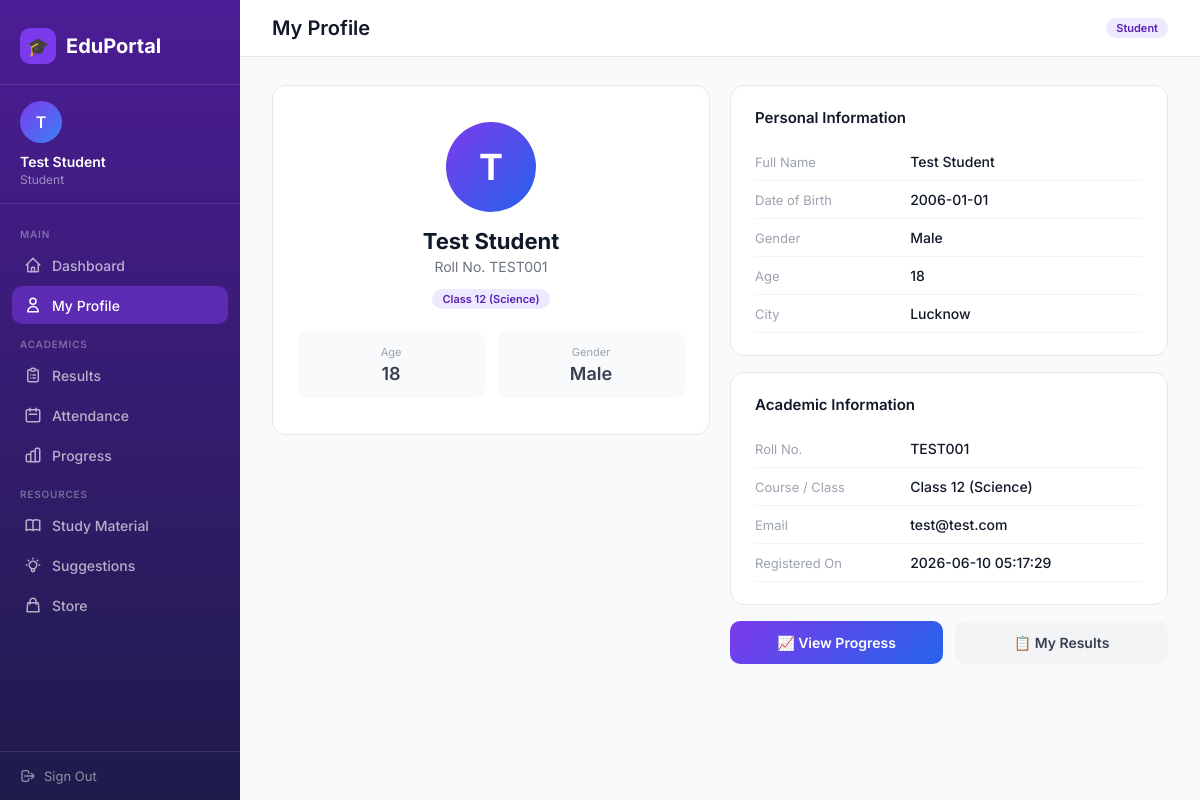
Page /profile (signed in) on the committed database.
### tables this page shows
CREATE TABLE students (
    id          INTEGER PRIMARY KEY AUTOINCREMENT,
    name        TEXT NOT NULL,
    age         INTEGER,
    roll        TEXT UNIQUE NOT NULL,
    city        TEXT,
    dob         TEXT,
    gender      TEXT,
    email       TEXT UNIQUE,
    password    TEXT,
    course      TEXT DEFAULT 'General',
    created_at  TEXT DEFAULT (datetime('now','localtime'))
);

### app.py (the view)
@app.route('/profile')
def profile():
    if 'student_id' not in session:
        return redirect(url_for('login'))
    conn = get_db()
    cur  = conn.cursor()
    cur.execute("SELECT * FROM students WHERE id=?", (session['student_id'],))
    student = cur.fetchone()
    conn.close()
    return render_template('profile.html', student=student)

### app.py (called while the page is built)
def get_db():
    conn = sqlite3.connect(DB_PATH)
    conn.row_factory = sqlite3.Row
    return conn

### templates/profile.html (shortened to what this page needs)
{% extends "base.html" %}
{% block page_title %}My Profile{% endblock %}
{% block content %}
<div class="grid-2" style="align-items:start;">
    <div class="card" style="text-align:center;padding:36px 24px;">
        <div style="width:90px;height:90px;border-radius:50%;
                    background:linear-gradient(135deg,#7c3aed,#2563eb);
                    display:flex;align-items:center;justify-content:center;
                    font-size:36px;font-weight:700;color:#fff;margin:0 auto 16px;">
            {{ (student['name'][0] if student and student['name'] else 'U')|upper }}
        </div>
        <div style="font-size:22px;font-weight:700;color:#111827;">
            {{ student['name'] if student else '—' }}
        </div>
        <div style="color:#6b7280;font-size:14px;margin-top:4px;">
            Roll No. {{ student['roll'] if student else '—' }}
        </div>
        <div style="margin-top:12px;">
            <span class="badge badge-purple">
                {{ student['course'] if student else '—' }}
            </span>
        </div>
        <div style="margin-top:24px;display:grid;grid-template-columns:1fr 1fr;gap:12px;">
            <div style="background:#f9fafb;border-radius:10px;padding:14px;">
                <div style="font-size:11px;color:#9ca3af;margin-bottom:4px;">Age</div>
                <div style="font-size:18px;font-weight:600;color:#374151;">
                    {{ student['age'] if student else '—' }}
                </div>
            </div>
            <div style="background:#f9fafb;border-radius:10px;padding:14px;">
                <div style="font-size:11px;color:#9ca3af;margin-bottom:4px;">Gender</div>
                <div style="font-size:18px;font-weight:600;color:#374151;">
                    {{ student['gender'] if student else '—' }}
                </div>
            </div>
        </div>
    </div>
    <div style="display:flex;flex-direction:column;gap:16px;">
        <div class="card">
            <div class="card-title">Personal Information</div>
            <table style="width:100%;border-collapse:collapse;">
                {% set info = [
                    ('Full Name', student['name'] if student else None),
                    ('Date of Birth', student['dob'] if student else None),
                    ('Gender', student['gender'] if student else None),
                    ('Age', student['age'] if student else None),
                    ('City', student['city'] if student else None)
                ] %}
                {% for label, value in info %}
                <tr>
                    <td style="padding:10px 0;font-size:13px;color:#9ca3af;width:40%;border-bottom:1px solid #f3f4f6;">
                        {{ label }}
                    </td>
                    <td style="padding:10px 0;font-size:14px;font-weight:500;color:#111827;border-bottom:1px solid #f3f4f6;">
                        {{ value if value else '—' }}
                    </td>
                </tr>
                {% endfor %}
            </table>
        </div>
        <div class="card">
            <div class="card-title">Academic Information</div>
            <table style="width:100%;border-collapse:collapse;">
                {% set academic = [
                    ('Roll No.', student['roll'] if student else None),
                    ('Course / Class', student['course'] if student else None),
                    ('Email', student['email'] if student else None),
                    ('Registered On', student['created_at'] if student else None)
                ] %}
                {% for label, value in academic %}
                <tr>
                    <td style="padding:10px 0;font-size:13px;color:#9ca3af;width:40%;border-bottom:1px solid #f3f4f6;">
                        {{ label }}
                    </td>
                    <td style="padding:10px 0;font-size:14px;font-weight:500;color:#111827;border-bottom:1px solid #f3f4f6;">
                        {{ value if value else '—' }}
                    </td>
                </tr>
                {% endfor %}
            </table>
        </div>
        <div style="display:flex;gap:12px;">
            <a href="/progress"
               style="flex:1;background:linear-gradient(135deg,#7c3aed,#2563eb);color:#fff;border-radius:10px;padding:13px;text-align:center;text-decoration:none;font-size:14px;font-weight:600;">
                📈 View Progress
            </a>
            <a href="/results"
               style="flex:1;background:#f3f4f6;color:#374151;border-radius:10px;padding:13px;text-align:center;text-decoration:none;font-size:14px;font-weight:600;">
                📋 My Results
            </a>
        </div>
    </div>
</div>
{% endblock %}

### templates/base.html (shortened to what this page needs)
<!DOCTYPE html>
<html lang="en">
<head>
</head>
<body>
{% if session.student_name %}
<aside class="sidebar">
    <div class="sidebar-header">
        <div class="logo">
            <div class="logo-icon">🎓</div>
            EduPortal
        </div>
    </div>
    <div class="sidebar-user">
        <div class="user-avatar">{{ session.student_name[0] | upper }}</div>
        <div class="user-info">
            <div class="user-name">{{ session.student_name }}</div>
            <div class="user-roll">Student</div>
        </div>
    </div>
    <nav class="sidebar-nav">
        <div class="nav-section-label">Main</div>
        <a href="{{ url_for('dashboard') }}" class="nav-link {% if request.endpoint == 'dashboard' %}active{% endif %}">
            <svg fill="none" viewBox="0 0 24 24" stroke="currentColor"><path stroke-linecap="round" stroke-linejoin="round" stroke-width="2" d="M3 12l2-2m0 0l7-7 7 7M5 10v10a1 1 0 001 1h3m10-11l2 2m-2-2v10a1 1 0 01-1 1h-3m-6 0a1 1 0 001-1v-4a1 1 0 011-1h2a1 1 0 011 1v4a1 1 0 001 1m-6 0h6"/></svg>
            Dashboard
        </a>
        <a href="{{ url_for('profile') }}" class="nav-link {% if request.endpoint == 'profile' %}active{% endif %}">
            <svg fill="none" viewBox="0 0 24 24" stroke="currentColor"><path stroke-linecap="round" stroke-linejoin="round" stroke-width="2" d="M16 7a4 4 0 11-8 0 4 4 0 018 0zM12 14a7 7 0 00-7 7h14a7 7 0 00-7-7z"/></svg>
            My Profile
        </a>
        <div class="nav-section-label">Academics</div>
        <a href="{{ url_for('results') }}" class="nav-link {% if request.endpoint == 'results' %}active{% endif %}">
            <svg fill="none" viewBox="0 0 24 24" stroke="currentColor"><path stroke-linecap="round" stroke-linejoin="round" stroke-width="2" d="M9 5H7a2 2 0 00-2 2v12a2 2 0 002 2h10a2 2 0 002-2V7a2 2 0 00-2-2h-2M9 5a2 2 0 002 2h2a2 2 0 002-2M9 5a2 2 0 012-2h2a2 2 0 012 2m-3 7h3m-3 4h3m-6-4h.01M9 16h.01"/></svg>
            Results
        </a>
        <a href="{{ url_for('attendance') }}" class="nav-link {% if request.endpoint == 'attendance' %}active{% endif %}">
            <svg fill="none" viewBox="0 0 24 24" stroke="currentColor"><path stroke-linecap="round" stroke-linejoin="round" stroke-width="2" d="M8 7V3m8 4V3m-9 8h10M5 21h14a2 2 0 002-2V7a2 2 0 00-2-2H5a2 2 0 00-2 2v12a2 2 0 002 2z"/></svg>
            Attendance
        </a>
        <a href="{{ url_for('progress') }}" class="nav-link {% if request.endpoint == 'progress' %}active{% endif %}">
            Progress
        </a>
        <div class="nav-section-label">Resources</div>
        <a href="{{ url_for('study_material') }}" class="nav-link {% if request.endpoint == 'study_material' %}active{% endif %}">
            Study Material
        </a>
        <a href="{{ url_for('suggestions') }}" class="nav-link {% if request.endpoint == 'suggestions' %}active{% endif %}">
            Suggestions
        </a>
        <a href="{{ url_for('store') }}" class="nav-link {% if request.endpoint == 'store' %}active{% endif %}">
            <svg fill="none" viewBox="0 0 24 24" stroke="currentColor"><path stroke-linecap="round" stroke-linejoin="round" stroke-width="2" d="M16 11V7a4 4 0 00-8 0v4M5 9h14l1 12H4L5 9z"/></svg>
            Store
        </a>
    </nav>
    <div class="sidebar-footer">
        <a href="{{ url_for('logout') }}" class="logout-btn">
            <svg width="16" height="16" fill="none" viewBox="0 0 24 24" stroke="currentColor"><path stroke-linecap="round" stroke-linejoin="round" stroke-width="2" d="M17 16l4-4m0 0l-4-4m4 4H7m6 4v1a3 3 0 01-3 3H6a3 3 0 01-3-3V7a3 3 0 013-3h4a3 3 0 013 3v1"/></svg>
            Sign Out
        </a>
    </div>
</aside>
{% endif %}
<main class="main" {% if not session.student_name %}style="margin-left:0"{% endif %}>
    {% if session.student_name %}
    <div class="topbar">
        <h1>{% block page_title %}Dashboard{% endblock %}</h1>
        <div class="topbar-right">
            <span class="badge badge-purple">Student</span>
        </div>
    </div>
    {% endif %}
    <div class="page-body">
        {% block content %}{% endblock %}
    </div>
</main>
</body>
</html>

### templates/base.html (style rules this page uses)
:root { --purple: #7c3aed; --purple-light: #ede9fe; --purple-dark: #5b21b6; --blue: #3b82f6; --blue-light: #eff6ff; --green: #10b981; --green-light: #d1fae5; --amber: #f59e0b; --amber-light: #fef3c7; --red: #ef4444; --red-light: #fee2e2; --gray-50: #f9fafb; --gray-100: #f3f4f6; --gray-200: #e5e7eb; --gray-300: #d1d5db; --gray-500: #6b7280; --gray-700: #374151; --gray-900: #111827; --sidebar-w: 240px; }
* { margin: 0; padding: 0; box-sizing: border-box; }
body { font-family: 'Inter', sans-serif; background: var(--gray-50); color: var(--gray-900); }
.sidebar { position: fixed; top: 0; left: 0; width: var(--sidebar-w); height: 100vh; background: linear-gradient(180deg, #4c1d95 0%, #1e1b4b 100%); display: flex; flex-direction: column; overflow-y: auto; z-index: 100; }
.sidebar-header { padding: 28px 20px 20px; border-bottom: 1px solid rgba(255,255,255,0.1); }
.sidebar-header .logo { font-size: 20px; font-weight: 700; color: #fff; display: flex; align-items: center; gap: 10px; }
.logo-icon { width: 36px; height: 36px; background: var(--purple); border-radius: 10px; display: flex; align-items: center; justify-content: center; font-size: 18px; }
.sidebar-user { padding: 16px 20px; border-bottom: 1px solid rgba(255,255,255,0.1); }
.user-avatar { width: 42px; height: 42px; border-radius: 50%; background: linear-gradient(135deg, #7c3aed, #3b82f6); display: flex; align-items: center; justify-content: center; font-weight: 600; font-size: 16px; color: #fff; }
.user-info { margin-top: 10px; }
.user-name { color: #fff; font-size: 14px; font-weight: 600; }
.user-roll { color: rgba(255,255,255,0.5); font-size: 12px; margin-top: 2px; }
.sidebar-nav { padding: 12px 12px; flex: 1; }
.nav-section-label { font-size: 10px; font-weight: 600; letter-spacing: 0.08em; color: rgba(255,255,255,0.35); text-transform: uppercase; padding: 12px 8px 6px; }
.nav-link { display: flex; align-items: center; gap: 10px; padding: 10px 12px; border-radius: 10px; color: rgba(255,255,255,0.65); font-size: 14px; font-weight: 500; text-decoration: none; transition: all 0.15s; margin-bottom: 2px; }
.nav-link.active { background: rgba(124,58,237,0.5); color: #fff; }
.nav-link svg { width: 18px; height: 18px; flex-shrink: 0; }
.sidebar-footer { padding: 16px 20px; border-top: 1px solid rgba(255,255,255,0.1); }
.logout-btn { display: flex; align-items: center; gap: 8px; color: rgba(255,255,255,0.5); font-size: 13px; text-decoration: none; transition: color 0.15s; }
.main { margin-left: var(--sidebar-w); min-height: 100vh; }
.topbar { background: #fff; border-bottom: 1px solid var(--gray-200); padding: 16px 32px; display: flex; align-items: center; justify-content: space-between; position: sticky; top: 0; z-index: 50; }
.topbar h1 { font-size: 20px; font-weight: 600; color: var(--gray-900); }
.topbar-right { display: flex; align-items: center; gap: 12px; }
.badge { font-size: 11px; font-weight: 600; padding: 3px 10px; border-radius: 20px; }
.badge-purple { background: var(--purple-light); color: var(--purple-dark); }
.page-body { padding: 28px 32px; }
.card { background: #fff; border-radius: 14px; border: 1px solid var(--gray-200); padding: 22px 24px; }
.card-title { font-size: 15px; font-weight: 600; color: var(--gray-900); margin-bottom: 16px; }
table { width: 100%; border-collapse: collapse; background: #fff; }
td { padding: 13px 16px; font-size: 14px; color: var(--gray-700); border-bottom: 1px solid var(--gray-100); }
tr:last-child td { border-bottom: none; }
.grid-2 { display: grid; grid-template-columns: 1fr 1fr; gap: 20px; }

### rows in the picture
students: student_name "Test Student", name "T", name "Test Student", roll "TEST001", course "Class 12 (Science)", age "18", gender "Male", label "Full Name", label "Date of Birth", dob "2006-01-01", label "Gender", label "City", city "Lucknow", label "Roll No.", label "Course / Class", label "Email", email "test@test.com", label "Registered On", created_at "2026-06-10 05:17:29"

### other values in the picture
{{ session.student_name[0] | upper }} "T"
{{ label }} "Age"
{{ value if value else '—' }} "18"
